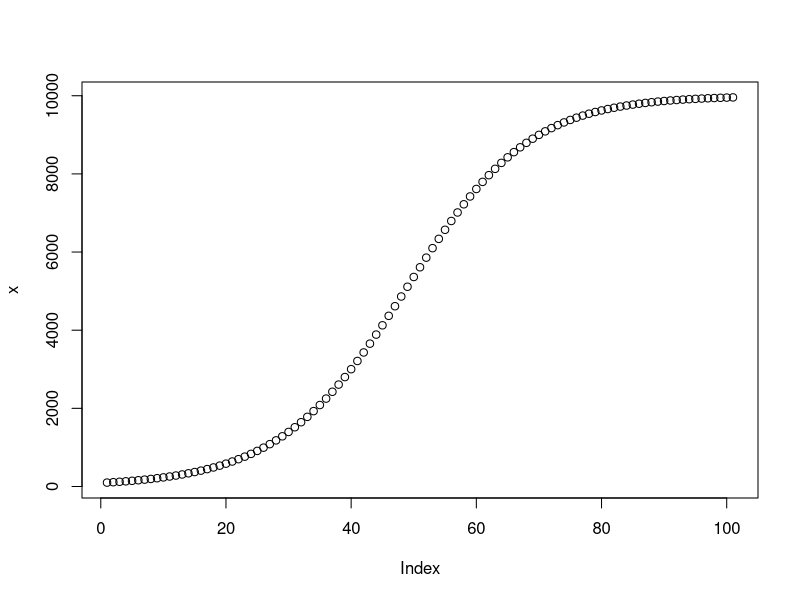
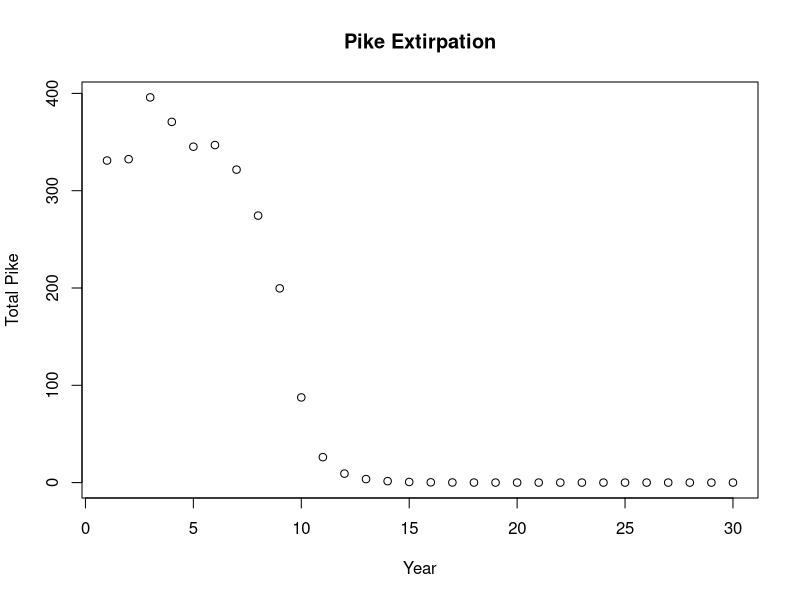

Recreate these plots in R, in order.

# Basic population modeling
# this is the original exploratory script
# used to create yyApp from

model <- function(n0, r, K, t){
  
  # n0 <- 100; r <- .1; K <- 1000; t <- 50

  N <- NULL
  growth <- r
  N[1] <- n0
  

  for (i in 1:t){
    N[i+1] <- N[i] + growth*N[i]*(1 - N[i]/K) 
  }
  
  return(N)
}


x <- model(100, .1, 10000, 100)

plot(x)

a <- matrix(c(0, 3, 5, 0.2, 0, 0 , 0,  0.57, 0), nrow=3, byrow=T)
n <- c(0,100,0)

# =================================== Age Structured logistic growth model =====================================
# # x_ij * N move from age j to age i





leslie <- function(n, A, K, H, t, nYY, pYY = 1){
  
  # n is the vector of intial age-class abundances of reproducing females
  # A is the leslie matrix - fecundity is the per capita number of females produced by each age class
  # K is the carrying capacity in terms of total fish
  # t is the number of years to run the model
  # H is the harvest matrix: The diagonal elements are the percent of each age class harvested
  # nYY is the vector of initial YY male abundances - must be same length as n, and it is assumed the same number are stocked each year
  
  
  # sup_mat is to become the matrix with fecundity surpressed
  # N is a vector that keeps track of total population size
  # out is a matrix where each column is the vector of female abundances that year
  
  sup_mat <- A 
  I <- diag(dim(A)[1])
  N <- NULL
  out <- matrix(0, nrow = length(n), ncol = t)
  
  for (i in 1:t){
    
    out[,i] <- n
    N[i] <- sum(n)
    
    
    # print(c("n= ", n))
    # print((K-N[i])/K)
    # print(sup_mat-I)
    # print((sup_mat-I)%*%n)
    # print(((K-N[i])/K)*(sup_mat - I)%*%n )
    
    
    # source for below: A.L. Jensen 1995 page 46 equation 15
    # The fish population grows, post breeding census
    n <- n + ((K-N[i])/K)*(sup_mat - I)%*%n 
    
    # of the ones that survive, remove some
    n <- n - H%*%n
    
    # after removing some, add YY stock
    # Fish released are Myy supermales, producing only xy males
    # only a fraction of the YY stock (pYY) will successfully mate
    # Dampen the number by the percent expected to successfully mate with a female
    nYY <- nYY*pYY
    

    # if there are more successful males than females, 90% of the age class will mate with a YY male
    age_p <- ifelse(nYY/n < 1, nYY/n, 1)

    # the number of females that emerge next year will be reduced by
    # the percent of females that paired with YY males
    # The original fecundity rates are the ones that need to be suppressed each year by a potentially different number of YY males
    sup_mat[1,] <- A[1,]*(1-age_p)
    
    # a year passes and apply survival rates to YY males (same as females) and add new stock
    # zero fecundity since they produce no females
    B <- A
    B[1,] <- rep(0, times = length(B[1,]))
    nYY <- nYY + B%*%nYY

  }
  
  return(list(age_vec = out, pop_size = N))
}



#=================== inputs for pike =======================

# we will do 6 age classes. Fish 6 or older stay in the same class
# Growth is age-structured logistic


A <- matrix(c( 0, 0, 5, 10, 15, 30,
              .25,0,0,0,0,0,
               0,.4,0,0,0,0,
               0,0,.4,0,0,0,
               0,0,0,.6,0,0,
               0,0,0,0,.6,.6), nrow = 6, byrow = T)


H <- matrix(c(0,0,0,0,0,0,
              0,.1,0,0,0,0,
              0,0,.2,0,0,0,
              0,0,0,.2,0,0,
              0,0,0,0,.3,0,
              0,0,0,0,0,.3), nrow = 6, byrow = T)

n <- c(200,100,20,7,3,1)
nYY <- c(5,0,0,0,0,0)
H0 = matrix(rep(0, times = 36), nrow = 6)

x <- leslie(n=n, A=A, K = 10000, H=H, t=30, nYY = nYY, pYY=1)  


plot(1:length(x$pop_size), y =x$pop_size, xlab = "Year", ylab = "Total Pike", main = "Pike Extirpation")







